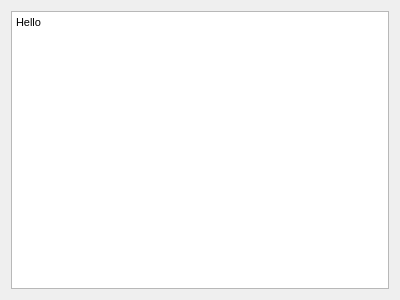
<?xml version="1.0" encoding="UTF-8"?>
<ui version="4.0">
 <class>Test</class>
 <widget class="QWidget" name="Test">
  <property name="windowModality">
   <enum>Qt::WindowModal</enum>
  </property>
  <property name="geometry">
   <rect>
    <x>0</x>
    <y>0</y>
    <width>400</width>
    <height>300</height>
   </rect>
  </property>
  <property name="windowTitle">
   <string>Form</string>
  </property>
  <layout class="QHBoxLayout" name="horizontalLayout">
   <item>
    <widget class="QTextEdit" name="textEdit">
     <property name="html">
      <string>&lt;!DOCTYPE HTML PUBLIC &quot;-//W3C//DTD HTML 4.0//EN&quot; &quot;http://www.w3.org/TR/REC-html40/strict.dtd&quot;&gt;
&lt;html&gt;&lt;head&gt;&lt;meta name=&quot;qrichtext&quot; content=&quot;1&quot; /&gt;&lt;style type=&quot;text/css&quot;&gt;
p, li { white-space: pre-wrap; }
&lt;/style&gt;&lt;/head&gt;&lt;body style=&quot; font-family:'MS Shell Dlg 2'; font-size:8.25pt; font-weight:400; font-style:normal;&quot;&gt;
&lt;p style=&quot; margin-top:0px; margin-bottom:0px; margin-left:0px; margin-right:0px; -qt-block-indent:0; text-indent:0px;&quot;&gt;Hello&lt;/p&gt;&lt;/body&gt;&lt;/html&gt;</string>
     </property>
    </widget>
   </item>
  </layout>
 </widget>
 <resources/>
 <connections/>
</ui>
